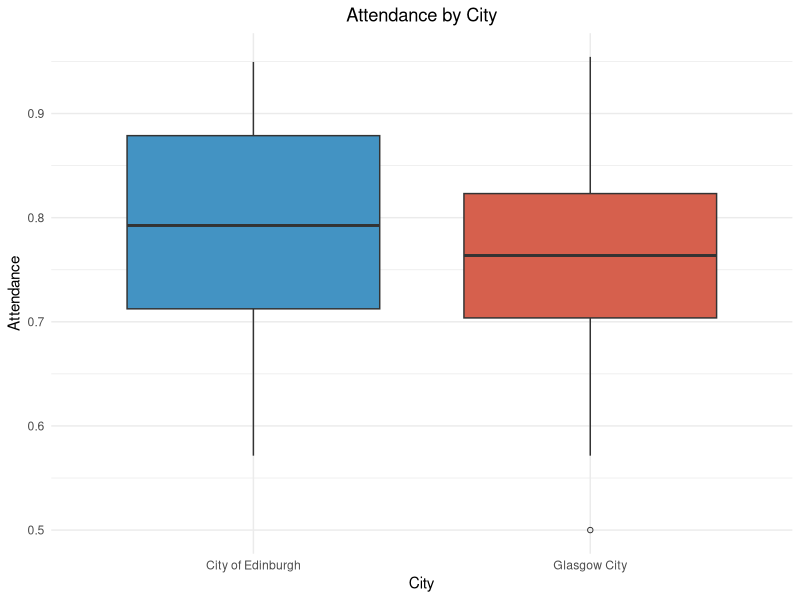
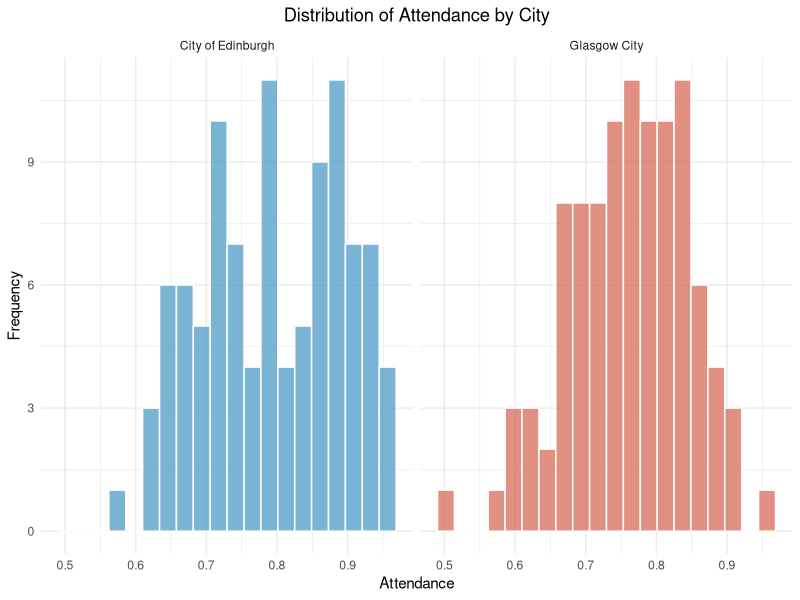

The R script that drew these images, in order:
## ---- chunk 1
knitr::opts_chunk$set(echo = FALSE, message = FALSE, warning = FALSE)
dat <- read.csv("scottishData.csv")
library(ggplot2)
library(dplyr)

glasgow   <- subset(dat, Council_area == "Glasgow City")
edinburgh <- subset(dat, Council_area == "City of Edinburgh")

# Unified colour palette
col_gla <- "#D6604D"
col_edi <- "#4393C3"
## ---- chunk 2

dat_two <- subset(dat, Council_area %in% c("Glasgow City", "City of Edinburgh"))

ggplot(dat_two, aes(x = Council_area, y = Attendance, fill = Council_area)) +
  geom_boxplot(outlier.shape = 1, outlier.size = 1.5) +
  scale_fill_manual(values = c("City of Edinburgh" = col_edi, "Glasgow City" = col_gla)) +
  labs(
    x = "City",
    y = "Attendance",
    title = "Attendance by City"
  ) +
  theme_minimal() +
  theme(
    plot.title = element_text(hjust = 0.5),
    legend.position = "none"
  )
## ---- chunk 3

ggplot(dat_two, aes(x = Attendance, fill = Council_area)) +
  geom_histogram(bins = 20, alpha = 0.7, color = "white") +
  scale_fill_manual(values = c("City of Edinburgh" = col_edi, "Glasgow City" = col_gla)) +
  facet_wrap(~ Council_area, ncol = 2) +
  labs(
    x = "Attendance",
    y = "Frequency",
    title = "Distribution of Attendance by City"
  ) +
  theme_minimal() +
  theme(
    plot.title = element_text(hjust = 0.5),
    legend.position = "none"
  )
## ---- chunk 4

n_gla <- sum(!is.na(glasgow$Attendance))
n_edi <- sum(!is.na(edinburgh$Attendance))
mean_gla <- mean(glasgow$Attendance, na.rm = TRUE)
mean_edi <- mean(edinburgh$Attendance, na.rm = TRUE)
var_gla  <- var(glasgow$Attendance, na.rm = TRUE)
var_edi  <- var(edinburgh$Attendance, na.rm = TRUE)

sd_gla   <- sd(glasgow$Attendance, na.rm = TRUE)
sd_edi   <- sd(edinburgh$Attendance, na.rm = TRUE)

stats_table <- data.frame(
  City     = c("Glasgow", "Edinburgh"),
  N        = c(n_gla, n_edi),
  Mean     = round(c(mean_gla, mean_edi), 5),
  SD       = round(c(sd_gla, sd_edi), 5),
  Variance = round(c(var_gla, var_edi), 7)
)

knitr::kable(stats_table,
             caption = "Sample means and variances of Attendance for Glasgow and Edinburgh.",
             align = "c")
## ---- chunk 5

# 95% CI for means using t-distribution
ci_mean_gla <- mean_gla + c(-1, 1) * qt(0.975, df = n_gla - 1) * sqrt(var_gla / n_gla)
ci_mean_edi <- mean_edi + c(-1, 1) * qt(0.975, df = n_edi - 1) * sqrt(var_edi / n_edi)

ci_mean_table <- data.frame(
  City  = c("Glasgow", "Edinburgh"),
  Lower = round(c(ci_mean_gla[1], ci_mean_edi[1]), 5),
  Upper = round(c(ci_mean_gla[2], ci_mean_edi[2]), 5)
)

knitr::kable(ci_mean_table,
             caption = "95% confidence intervals for the mean of Attendance.",
             align = "c",
             col.names = c("City", "2.5%", "97.5%"))
## ---- chunk 6

# 95% CI for variance using chi-squared distribution
ci_var_gla <- c((n_gla - 1) * var_gla / qchisq(0.975, df = n_gla - 1),
                (n_gla - 1) * var_gla / qchisq(0.025, df = n_gla - 1))
ci_var_edi <- c((n_edi - 1) * var_edi / qchisq(0.975, df = n_edi - 1),
                (n_edi - 1) * var_edi / qchisq(0.025, df = n_edi - 1))

ci_var_table <- data.frame(
  City  = c("Glasgow", "Edinburgh"),
  Lower = round(c(ci_var_gla[1], ci_var_edi[1]), 7),
  Upper = round(c(ci_var_gla[2], ci_var_edi[2]), 7)
)

knitr::kable(ci_var_table,
             caption = "95% confidence intervals for the variance of Attendance.",
             align = "c",
             col.names = c("City", "2.5%", "97.5%"))
## ---- chunk 7

t_result <- t.test(glasgow$Attendance, edinburgh$Attendance, var.equal = FALSE)

t_table <- data.frame(
  Statistic = round(t_result$statistic, 4),
  df        = round(t_result$parameter, 2),
  p_value   = formatC(t_result$p.value, format = "e", digits = 4)
)

knitr::kable(t_table,
             caption = "Welch's two-sample t-test for difference in mean Attendance.",
             align = "c",
             col.names = c("t-statistic", "df", "p-value"))
## ---- chunk 8

f_result <- var.test(glasgow$Attendance, edinburgh$Attendance)

f_table <- data.frame(
  Statistic = round(f_result$statistic, 4),
  df1       = f_result$parameter[1],
  df2       = f_result$parameter[2],
  p_value   = formatC(f_result$p.value, format = "e", digits = 4)
)

knitr::kable(f_table,
             caption = "F-test for equality of variances of Attendance.",
             align = "c",
             col.names = c("F-statistic", "df1", "df2", "p-value"))
